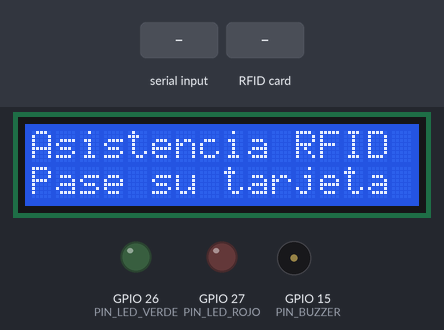
Recording of a sketch running on a simulated ESP32. On the bench: 16×2 character LCD, output pins drawn as LEDs (lit = HIGH), buzzer (waves = sounding, pin HIGH). The inputs (shaded band) are chosen by the test bench. What the sketch prints to the serial monitor is not drawn.

Above: at 1.4 s.
1.5 s: "OK:\n" received over Serial
At 2.5 s:
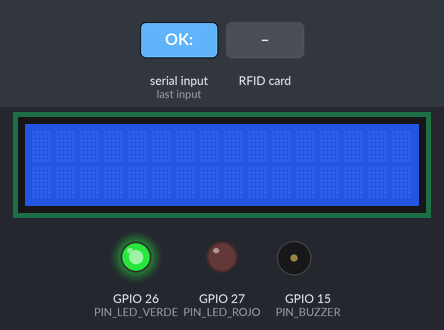
4.5 s: RFID card 5E 7A 19 C4 held to the reader
At 4.9 s:
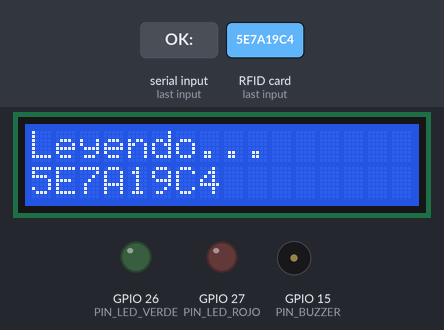
6.0 s: "ERR:\n" received over Serial
At 7.6 s:
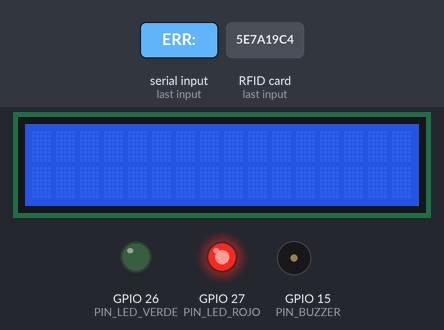
7.9 s: "MSG:\n" received over Serial
Timing chart, 0 to 10.9 s (numbered marks = the images above; inputs shaded):
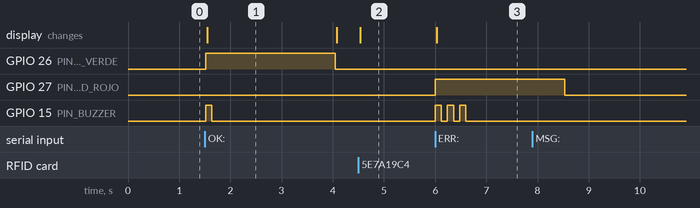

Measured:
- after the input at 1.5 s, GPIO 26 (PIN_LED_VERDE): LOW → HIGH at once, → LOW 2.5 s later; GPIO 15 (PIN_BUZZER): LOW → HIGH at once, → LOW 0.12 s later; the display: changes at once (image 1)
- after the input at 4.5 s, the display: changes at once (image 2)
- after the input at 6.0 s, GPIO 27 (PIN_LED_ROJO): LOW → HIGH after 0.00 s instead of 1.5 s; the display: changes at once (image 3)
- what the display in image 1 shows lasts 2.6 s, from 1.5 s to 4.1 s

The sketch:

lector_rfid.ino
```cpp
// ============================================================================
//  SISTEMA DE ASISTENCIA CON RFID - Firmware del lector (ESP32)
// ============================================================================
//  El ESP32 es un "lector tonto": lee el UID de la tarjeta, lo envia a Python
//  y espera la respuesta. Python (que tiene la base de datos) decide si la
//  lectura se acepta o se rechaza, y el ESP32 solo lo muestra.
//
//  LIBRERIAS (Administrador de librerias de Arduino IDE):
//    - MFRC522                (miguelbalboa)
//    - LiquidCrystal_PCF8574  (Matthias Hertel)
//
//  CONEXIONES
//    RC522   : SDA/SS=13  SCK=18  MOSI=23  MISO=19  RST=4  3.3V  GND
//              (el RC522 se alimenta SOLO con 3.3 V)
//    LCD I2C : SDA=21  SCL=22  VCC=5V  GND   (direccion 0x27)
//    Buzzer  : GPIO 15 -> (+) buzzer, (-) -> GND
//    LED verde: GPIO 26 -> resistencia 220 ohm -> anodo (pata larga), catodo -> GND
//    LED rojo : GPIO 27 -> resistencia 220 ohm -> anodo (pata larga), catodo -> GND
//
//  PROTOCOLO SERIAL (115200 baudios, cada mensaje termina en '\n')
//    ESP32 -> Python
//      READY              El lector arranco y esta listo.
//      UID:A1B2C3D4       Se leyo una tarjeta (hexadecimal, mayusculas).
//      PONG               Respuesta a PING.
//    Python -> ESP32
//      OK:linea1|linea2   Lectura ACEPTADA: LED verde + 1 pitido + texto en LCD.
//      ERR:linea1|linea2  Lectura RECHAZADA: LED rojo + 3 pitidos + texto en LCD.
//      MSG:linea1|linea2  Cambia el texto de reposo del LCD (sin LED ni pitido).
//      PING               Para comprobar que el lector esta conectado.
//    Cada linea del LCD admite hasta 16 caracteres. El texto llega en UTF-8 y
//    el LCD muestra en espanol: a, e, i, o, u con tilde, la ene minuscula y
//    mayuscula y la u con dieresis (son caracteres dibujados a mano, porque el
//    LCD no los trae). Las vocales MAYUSCULAS con tilde se muestran sin tilde.
//
//  Todo el programa funciona con millis(): no hay ningun delay() en loop().
// ============================================================================

#include <SPI.h>
#include <Wire.h>
#include <MFRC522.h>
#include <LiquidCrystal_PCF8574.h>

// ----------------------------- Pines ----------------------------------------
const uint8_t PIN_SS        = 13;
const uint8_t PIN_RST       = 4;
const uint8_t PIN_SCK       = 18;
const uint8_t PIN_MOSI      = 23;
const uint8_t PIN_MISO      = 19;
const uint8_t PIN_SDA       = 21;
const uint8_t PIN_SCL       = 22;
const uint8_t PIN_BUZZER    = 15;
const uint8_t PIN_LED_VERDE = 26;
const uint8_t PIN_LED_ROJO  = 27;

// ----------------------------- Ajustes --------------------------------------
// Buzzer ACTIVO (suena al darle 5V/3.3V, suele traer una etiqueta): false
// Buzzer PASIVO (necesita una frecuencia para sonar): true
const bool BUZZER_PASIVO = false;
const unsigned int FRECUENCIA_BUZZER = 2000;      // Hz, solo para buzzer pasivo

const unsigned long BAUDIOS             = 115200;
const uint8_t       DIRECCION_LCD       = 0x27;
const unsigned long T_RESULTADO_MS      = 2500;   // tiempo que se ve el resultado
const unsigned long T_ESPERA_PYTHON_MS  = 3000;   // maximo esperando respuesta
const unsigned long T_MISMA_TARJETA_MS  = 3000;   // ignora la misma tarjeta seguida
const unsigned long T_PITIDO_MS         = 120;    // duracion de cada pitido/pausa

const uint8_t COLUMNAS_LCD = 16;
const uint8_t TAM_BUFFER   = 96;                  // largo maximo de un comando
// Una letra con tilde ocupa 2 bytes en UTF-8, asi que 16 caracteres del LCD
// pueden ocupar hasta 32 bytes.
const uint8_t TAM_LINEA    = COLUMNAS_LCD * 2 + 1;

// ------------------- Caracteres en espanol para el LCD ----------------------
// El LCD permite dibujar 8 caracteres propios (posiciones 0 a 7), de 5x8 puntos.
const uint8_t CAR_A_TILDE  = 0;   // a con tilde
const uint8_t CAR_E_TILDE  = 1;   // e con tilde
const uint8_t CAR_I_TILDE  = 2;   // i con tilde
const uint8_t CAR_O_TILDE  = 3;   // o con tilde
const uint8_t CAR_U_TILDE  = 4;   // u con tilde
const uint8_t CAR_ENE_MIN  = 5;   // ene minuscula
const uint8_t CAR_ENE_MAY  = 6;   // ene mayuscula
const uint8_t CAR_U_DIERES = 7;   // u con dieresis

byte dibujos[8][8] = {
  {B00010, B00100, B01110, B00001, B01111, B10001, B01111, B00000},  // a tilde
  {B00010, B00100, B01110, B10001, B11111, B10000, B01110, B00000},  // e tilde
  {B00010, B00100, B00000, B01100, B00100, B00100, B01110, B00000},  // i tilde
  {B00010, B00100, B01110, B10001, B10001, B10001, B01110, B00000},  // o tilde
  {B00010, B00100, B10001, B10001, B10001, B10011, B01101, B00000},  // u tilde
  {B01110, B00000, B10110, B11001, B10001, B10001, B10001, B00000},  // ene min
  {B01110, B00000, B10001, B11001, B10101, B10011, B10001, B00000},  // ene may
  {B01010, B00000, B10001, B10001, B10001, B10011, B01101, B00000}   // u dieresis
};

// ----------------------------- Objetos --------------------------------------
MFRC522 rfid(PIN_SS, PIN_RST);
LiquidCrystal_PCF8574 lcd(DIRECCION_LCD);

// ----------------------------- Estado ---------------------------------------
enum Estado {
  ESPERANDO_TARJETA,     // reposo: se puede pasar una tarjeta
  ESPERANDO_RESPUESTA,   // se envio un UID y se espera OK/ERR de Python
  MOSTRANDO_RESULTADO    // LED y LCD mostrando el resultado
};
Estado estado = ESPERANDO_TARJETA;
unsigned long tEstado = 0;                 // momento en que se entro al estado

// Texto de reposo del LCD (Python lo puede cambiar con MSG:)
char reposo1[TAM_LINEA] = "Asistencia RFID";
char reposo2[TAM_LINEA] = "Pase su tarjeta";

// Comando que se va recibiendo por Serial
char bufferSerial[TAM_BUFFER];
uint8_t largoBuffer = 0;

// Ultima tarjeta leida (para no enviarla varias veces si se deja apoyada)
char ultimoUid[21] = "";
unsigned long tUltimaLectura = 0;

// Buzzer sin bloqueo: cada pitido son 2 "cambios" (encender y apagar)
uint8_t cambiosBuzzerPendientes = 0;
bool buzzerEncendido = false;
unsigned long tCambioBuzzer = 0;

// ============================================================================
//  LCD
// ============================================================================

// Traduce el segundo byte de una letra UTF-8 que empieza por 0xC3 (las letras
// con tilde y la ene) al caracter que debe escribirse en el LCD.
// Devuelve true si la letra se puede mostrar.
bool traducirLetraEspanol(uint8_t segundoByte, uint8_t *caracterLCD) {
  switch (segundoByte) {
    case 0xA1: *caracterLCD = CAR_A_TILDE;  return true;   // a con tilde
    case 0xA9: *caracterLCD = CAR_E_TILDE;  return true;   // e con tilde
    case 0xAD: *caracterLCD = CAR_I_TILDE;  return true;   // i con tilde
    case 0xB3: *caracterLCD = CAR_O_TILDE;  return true;   // o con tilde
    case 0xBA: *caracterLCD = CAR_U_TILDE;  return true;   // u con tilde
    case 0xB1: *caracterLCD = CAR_ENE_MIN;  return true;   // ene minuscula
    case 0x91: *caracterLCD = CAR_ENE_MAY;  return true;   // ene mayuscula
    case 0xBC: *caracterLCD = CAR_U_DIERES; return true;   // u con dieresis
    // Vocales mayusculas con tilde: se muestran sin tilde.
    case 0x81: *caracterLCD = 'A'; return true;
    case 0x89: *caracterLCD = 'E'; return true;
    case 0x8D: *caracterLCD = 'I'; return true;
    case 0x93: *caracterLCD = 'O'; return true;
    case 0x9A: *caracterLCD = 'U'; return true;
    case 0x9C: *caracterLCD = 'U'; return true;
  }
  return false;
}

// Escribe una fila completa: recorta a 16 caracteres y rellena con espacios,
// asi no hace falta lcd.clear() y la pantalla no parpadea.
void imprimirLinea(uint8_t fila, const char *texto) {
  lcd.setCursor(0, fila);
  uint8_t escritos = 0;
  for (uint8_t i = 0; texto[i] != '\0' && escritos < COLUMNAS_LCD; i++) {
    uint8_t c = (uint8_t)texto[i];

    if (c >= 32 && c <= 126) {                 // ASCII imprimible
      lcd.write(c);
      escritos++;
    } else if (c == 0xC3 && texto[i + 1] != '\0') {   // letra con tilde o ene
      uint8_t caracterLCD;
      i++;                                     // consume el segundo byte
      if (traducirLetraEspanol((uint8_t)texto[i], &caracterLCD)) {
        lcd.write(caracterLCD);
        escritos++;
      }
    }
    // Cualquier otro byte se ignora.
  }
  while (escritos < COLUMNAS_LCD) {
    lcd.print(' ');
    escritos++;
  }
}

void mostrarLCD(const char *linea1, const char *linea2) {
  imprimirLinea(0, linea1);
  imprimirLinea(1, linea2);
}

// ============================================================================
//  Buzzer y LEDs
// ============================================================================

void buzzerOn() {
  if (BUZZER_PASIVO) tone(PIN_BUZZER, FRECUENCIA_BUZZER);
  else               digitalWrite(PIN_BUZZER, HIGH);
  buzzerEncendido = true;
}

void buzzerOff() {
  if (BUZZER_PASIVO) noTone(PIN_BUZZER);
  digitalWrite(PIN_BUZZER, LOW);
  buzzerEncendido = false;
}

// Programa N pitidos; actualizarBuzzer() los va ejecutando sin bloquear.
void iniciarPitidos(uint8_t cantidad) {
  cambiosBuzzerPendientes = cantidad * 2 - 1;   // on, off, on, ... (ya va 1 on)
  buzzerOn();
  tCambioBuzzer = millis();
}

void actualizarBuzzer() {
  if (cambiosBuzzerPendientes == 0) return;
  if (millis() - tCambioBuzzer < T_PITIDO_MS) return;

  if (buzzerEncendido) buzzerOff();
  else                 buzzerOn();
  cambiosBuzzerPendientes--;
  tCambioBuzzer = millis();
}

void apagarLeds() {
  digitalWrite(PIN_LED_VERDE, LOW);
  digitalWrite(PIN_LED_ROJO, LOW);
}

// ============================================================================
//  Cambios de estado
// ============================================================================

void irAReposo() {
  apagarLeds();
  mostrarLCD(reposo1, reposo2);
  estado = ESPERANDO_TARJETA;
  tEstado = millis();
}

// Muestra el resultado de una lectura: aceptada (verde) o rechazada (rojo).
void mostrarResultado(bool aceptada, const char *linea1, const char *linea2) {
  apagarLeds();
  digitalWrite(aceptada ? PIN_LED_VERDE : PIN_LED_ROJO, HIGH);
  iniciarPitidos(aceptada ? 1 : 3);
  mostrarLCD(linea1, linea2);
  estado = MOSTRANDO_RESULTADO;
  tEstado = millis();
}

// ============================================================================
//  Comandos que llegan desde Python
// ============================================================================

// Separa "linea1|linea2" en dos punteros (modifica el texto original).
void separarLineas(char *texto, char **linea1, char **linea2) {
  *linea1 = texto;
  char *barra = strchr(texto, '|');
  if (barra != NULL) {
    *barra = '\0';
    *linea2 = barra + 1;
  } else {
    *linea2 = (char *)"";
  }
}

void procesarComando(char *comando) {
  char *linea1;
  char *linea2;

  if (strncmp(comando, "OK:", 3) == 0) {
    separarLineas(comando + 3, &linea1, &linea2);
    mostrarResultado(true, linea1, linea2);

  } else if (strncmp(comando, "ERR:", 4) == 0) {
    separarLineas(comando + 4, &linea1, &linea2);
    mostrarResultado(false, linea1, linea2);

  } else if (strncmp(comando, "MSG:", 4) == 0) {
    separarLineas(comando + 4, &linea1, &linea2);
    strncpy(reposo1, linea1, TAM_LINEA - 1);
    reposo1[TAM_LINEA - 1] = '\0';
    strncpy(reposo2, linea2, TAM_LINEA - 1);
    reposo2[TAM_LINEA - 1] = '\0';
    if (estado == ESPERANDO_TARJETA) mostrarLCD(reposo1, reposo2);

  } else if (strcmp(comando, "PING") == 0) {
    Serial.println("PONG");
  }
  // Cualquier otro texto se ignora.
}

// Lee los caracteres disponibles y arma el comando hasta encontrar '\n'.
void leerSerial() {
  while (Serial.available() > 0) {
    char c = Serial.read();

    if (c == '\r') continue;                 // ignora el retorno de carro

    if (c == '\n') {
      bufferSerial[largoBuffer] = '\0';
      if (largoBuffer > 0) procesarComando(bufferSerial);
      largoBuffer = 0;
    } else if (largoBuffer < TAM_BUFFER - 1) {
      bufferSerial[largoBuffer++] = c;
    }
    // Si el comando es mas largo que el buffer, se descarta el sobrante.
  }
}

// ============================================================================
//  Lectura de tarjetas
// ============================================================================

void leerTarjeta() {
  if (!rfid.PICC_IsNewCardPresent()) return;
  if (!rfid.PICC_ReadCardSerial()) return;

  // UID en hexadecimal, mayusculas y sin espacios: "A1B2C3D4"
  char uid[21];
  uint8_t pos = 0;
  for (uint8_t i = 0; i < rfid.uid.size && i < 10; i++) {
    pos += sprintf(uid + pos, "%02X", rfid.uid.uidByte[i]);
  }
  uid[pos] = '\0';

  rfid.PICC_HaltA();          // deja de comunicarse con esta tarjeta
  rfid.PCD_StopCrypto1();

  // Si es la misma tarjeta que se acaba de leer (se quedo apoyada), se ignora.
  bool mismaTarjeta = (strcmp(uid, ultimoUid) == 0);
  if (mismaTarjeta && millis() - tUltimaLectura < T_MISMA_TARJETA_MS) return;

  strcpy(ultimoUid, uid);
  tUltimaLectura = millis();

  Serial.print("UID:");
  Serial.println(uid);

  mostrarLCD("Leyendo...", uid);
  estado = ESPERANDO_RESPUESTA;
  tEstado = millis();
}

// ============================================================================
//  setup y loop
// ============================================================================

void setup() {
  pinMode(PIN_LED_VERDE, OUTPUT);
  pinMode(PIN_LED_ROJO, OUTPUT);
  pinMode(PIN_BUZZER, OUTPUT);
  apagarLeds();
  buzzerOff();

  Serial.begin(BAUDIOS);

  Wire.begin(PIN_SDA, PIN_SCL);
  lcd.begin(COLUMNAS_LCD, 2);
  lcd.setBacklight(255);
  for (uint8_t i = 0; i < 8; i++) {
    lcd.createChar(i, dibujos[i]);       // carga las letras en espanol
  }

  SPI.begin(PIN_SCK, PIN_MISO, PIN_MOSI, PIN_SS);
  rfid.PCD_Init();

  irAReposo();
  Serial.println("READY");
}

void loop() {
  leerSerial();          // comandos de Python (siempre atentos)
  actualizarBuzzer();    // pitidos pendientes

  switch (estado) {
    case ESPERANDO_TARJETA:
      leerTarjeta();
      break;

    case ESPERANDO_RESPUESTA:
      // Si Python no contesta (app cerrada o cable suelto), se avisa.
      if (millis() - tEstado >= T_ESPERA_PYTHON_MS) {
        mostrarResultado(false, "Sin respuesta", "Revise la app");
      }
      break;

    case MOSTRANDO_RESULTADO:
      if (millis() - tEstado >= T_RESULTADO_MS) {
        irAReposo();
      }
      break;
  }
}
```
